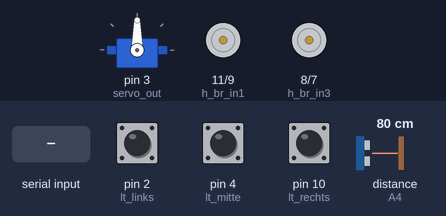
A sketch run on a simulated Arduino Uno, built with avr-gcc and run on an emulated ATmega328P. Parts: servo, motor-driver pin pairs drawn as motors (green arrow = first pin HIGH = forward, orange = second pin HIGH = backward, longer = more drive, scaled by the enable pin). Inputs (shaded band) come from the test bench; at power-on: distance to the obstacle (sensor on A4) 80 cm, pin 2 (lt_links) HIGH, pin 4 (lt_mitte) HIGH, pin 10 (lt_rechts) HIGH. The echo pulse lasts 58.3 µs per cm.

Above: at 1.2 s.
1.3 s: "line_tracking" received over Serial
At 2.5 s:
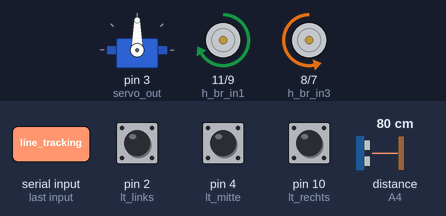
2.8 s: distance to the obstacle (sensor on A4) set to 23 cm
4.3 s: distance to the obstacle (sensor on A4) set to 19 cm
At 5.3 s:
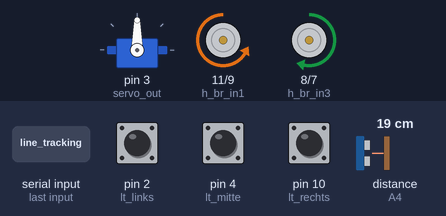
7.3 s: distance to the obstacle (sensor on A4) set to 35 cm
10.3 s: "automatik" received over Serial
11.8 s: pin 2 (lt_links) pulled LOW for 0.15 s
At 11.87 s:
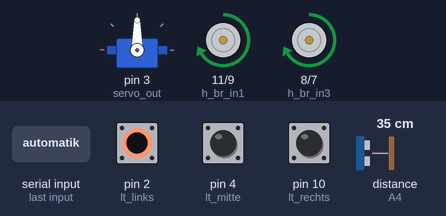
Timing chart, 0 to 14.4 s (numbered marks = the images above; inputs shaded):
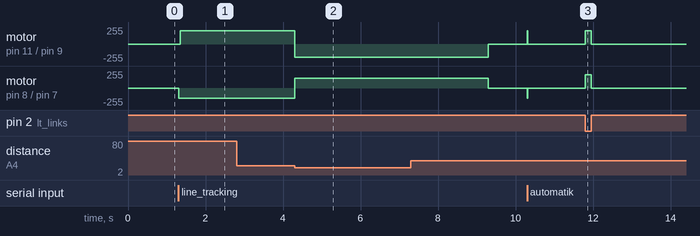

Measured:
- the behaviour switches between 21 and 20 cm on distance to the obstacle (sensor on A4) (found by bisection; images 1 and 2)
- after the input at 1.3 s, motor on pin 11 (h_br_in1) / pin 9 (h_br_in2): stopped → forward 200/255 after 0.05 s; motor on pin 8 (h_br_in3) / pin 7 (h_br_in4): stopped → backward 150/255 at once
- after the input at 2.8 s, every drawn part: stays the same
- after the input at 4.3 s, motor on pin 11 (h_br_in1) / pin 9 (h_br_in2): forward 200/255 → backward 200/255 at once; motor on pin 8 (h_br_in3) / pin 7 (h_br_in4): backward 150/255 → forward 150/255 at once
- after the input at 11.8 s, motor on pin 11 (h_br_in1) / pin 9 (h_br_in2), motor on pin 8 (h_br_in3) / pin 7 (h_br_in4): stopped → forward 200/255 at once, → stopped 0.15 s later

The sketch:

ArduinoCarCode.ino
```cpp
#include <Servo.h>
#include <IRremote.h>


#define lt_rechts 10 //Digital Input
#define lt_mitte 4   //Digital Input
#define lt_links 2   //Digital Input
#define servo_out 3  //Digital Output
#define h_br_en1 6
#define h_br_in1 11
#define h_br_in2 9
#define h_br_in3 8
#define h_br_in4 7
#define h_br_en2 5
#define ul_sonic_trig A5
#define ul_sonic_echo A4
#define infra_red 12
#define bt_rx 0
#define bt_tx 1
int ls_rechts, ls_links, ls_mitte = 0;

enum class IR_VALUE{
  // Nachschlage Liste fuer Infrarot werte
  NICHTS      = 0,
  VOR         = 70,
  LINKS       = 68,
  RECHTS      = 67,
  ZURRUECK    = 21,
  OK          = 64,
  VAL_1       = 22,
  VAL_2       = 25,
  VAL_3       = 13,
  VAL_4       = 12,
  VAL_5       = 24,
  VAL_6       = 94,
  VAL_7       = 8,
  VAL_8       = 28,
  VAL_9       = 90,
  VAL_0       = 82,
  STERN       = 66,
  HASHTAG     = 74
};

enum class BT_VALUE{
  //Nachschlage Liste fuer Bluetooth werte
  VOR =             'f',
  VORLINKS =        'q',
  VORRECHTS =       'e',
  ZURRUECK =        'z',
  ZURRUECKLINKS =   'x',
  ZURRUECKRECHTS =  'c',
  RECHTS =          'r',
  LINKS =           'l',
  STOP =            's',
  MANUELL =         'm',
  TRACKING =        't',
  AUTOMATIK =       'a'

};

class Hbridge {
  //H-Bruecken Klasse, um das Steuern der Motoren zu vereinfachen
public:
  void drive_forward(int speed = 200) {
    //Funktion zum Vorwaertsfahren
    motor_left_forward();
    motor_right_forward();

    analogWrite(h_br_en1, speed);
    analogWrite(h_br_en2, speed * 0.75);
  }

  void drive_backward(int speed = 200) {
    //Funktion zum Rueckwertsfahren
    motor_left_backward();
    motor_right_backward();

    analogWrite(h_br_en1, speed);
    analogWrite(h_br_en2, speed * 0.75);
  }

  void stop() {
    //Funktion zum Stoppen der Motoren
    analogWrite(h_br_en1, 0);
    analogWrite(h_br_en2, 0);
  }

  void turn_right(int speed = 200) {
    // Im bogen rechts einbiegen
    motor_left_forward();
    motor_right_forward();

    analogWrite(h_br_en1, speed/4);
    analogWrite(h_br_en2, speed);
  }

  void turn_right_90_degrees(int speed = 125) {
    // Faehrt im Bogen 90 grad rueckwerts
    stop();

    digitalWrite(h_br_in1, LOW);
    digitalWrite(h_br_in2, HIGH);
    digitalWrite(h_br_in3, HIGH);
    digitalWrite(h_br_in4, LOW);
    analogWrite(h_br_en1, speed);
    analogWrite(h_br_en2, 1);

    delay(3000); // Adjust as needed

    stop();
  }

  void turn_left(int speed = 200) {
    // Im bogen Links einbiegen

    motor_left_forward();
    motor_right_forward();

    analogWrite(h_br_en1, speed);
    analogWrite(h_br_en2, speed/4);
  }

  void turn_left_backward(int speed = 200) {
    // Im bogen Links einbiegen

    motor_left_backward();
    motor_right_backward();

    analogWrite(h_br_en1, speed);
    analogWrite(h_br_en2, speed/4);
  }

  void turn_right_backward(int speed = 200) {
    // Im bogen Links einbiegen

    motor_left_backward();
    motor_right_backward();

    analogWrite(h_br_en1, speed/4);
    analogWrite(h_br_en2, speed);
  }

  void turn_left_90_degrees(int speed = 125) {
    // Faehrt im Bogen 90 grad rueckwerts
    stop();
    digitalWrite(h_br_in1, HIGH);
    digitalWrite(h_br_in2, LOW);
    digitalWrite(h_br_in3, LOW);
    digitalWrite(h_br_in4, HIGH);
    analogWrite(h_br_en1, speed);
    analogWrite(h_br_en2, 1);

    delay(3000); // Adjust as needed

    stop();
  }

  void spin_right(int speed = 200){
    // Auf der Stelle rechts drehen
    motor_right_forward();
    motor_left_backward();

    analogWrite(h_br_en1, speed);
    analogWrite(h_br_en2, speed);
  }

  void spin_left(int speed = 200){
    // Auf der Stelle links drehen
    motor_right_backward();
    motor_left_forward();

    analogWrite(h_br_en1, speed);
    analogWrite(h_br_en2, speed);
  }

private:
  void motor_left_forward() {
    //Motor links vorwaerts
    digitalWrite(h_br_in1, HIGH);  // Motor 1 vor
    digitalWrite(h_br_in2, LOW);
  }

  void motor_right_forward() {
    //Motor rechts vorwaerts
    digitalWrite(h_br_in3, LOW);  // Motor 1 vor
    digitalWrite(h_br_in4, HIGH);
  }

  void motor_left_backward() {
    //Motor links rueckwaerts
    digitalWrite(h_br_in1, LOW);  // Motor 1 rückwärts
    digitalWrite(h_br_in2, HIGH);
  }

  void motor_right_backward() {
    //Motor rechts rueckwerts
    digitalWrite(h_br_in3, HIGH);  // Motor 1 rückwärts
    digitalWrite(h_br_in4, LOW);
  }

  void motor_right_stop() {
    //Motor rechts stoppen
    digitalWrite(h_br_in3, LOW);  // Motor 1 vor
    digitalWrite(h_br_in4, LOW);
  }

  void motor_left_stop() {
    // Motor links stoppen
    digitalWrite(h_br_in1, LOW);  // Motor 1 vor
    digitalWrite(h_br_in2, LOW);
  }
};

class LineTracking{
  // Linetracking Modul, um das Steuern zu vereinfachen
  public:
    explicit LineTracking(Hbridge h_bridge){
      this->h_bridge = h_bridge;
    }

    void line_tracking(){
      //Linetracking Funktion
      get_sensor_vals();
      if (ls_mitte) {
          h_bridge.drive_forward(150);
      } else if (ls_rechts) {
          h_bridge.spin_right();

          while (ls_rechts) {
            h_bridge.spin_right();
            get_sensor_vals();
          }
          h_bridge.stop();
      } else if (ls_links) {
          h_bridge.spin_left();

          while (ls_links) {
            get_sensor_vals();
            h_bridge.spin_left();
          }
          h_bridge.stop();
      } else {

          h_bridge.stop();
      }
    }

  private:
    Hbridge h_bridge; // Benoetig Zugriff auf die H-Bruecke zum steuern der Motoren
    void get_sensor_vals(){
      //Die Aktuellen Sensorwerte einlesen
      // Links, Mitte, Rechts
      ls_links = !digitalRead(lt_links);
      ls_mitte = !digitalRead(lt_mitte);
      ls_rechts = !digitalRead(lt_rechts);

      return;
    }
};

class SuperSonic{ // Klasse fuer den Ultraschall sensor zum vereinfachen der Steuerung

  public:
      int get_distance(){
          // Funktion zum erhalten des Frontralen abstand in mm
          digitalWrite(ul_sonic_trig, LOW);
          delayMicroseconds(2);
          digitalWrite(ul_sonic_trig, HIGH);
          delayMicroseconds(10);
          digitalWrite(ul_sonic_trig, LOW);
          unsigned long duration = pulseIn(ul_sonic_echo, HIGH);
          return int((duration * 0.0343)/2);
      }

  };

class ServoMotor{ // Klasse zur vereinfachten Steuerung des Servo motors
  private:
      Servo servo; // Zugriff auf den Servo motor
      int start_pos = 90; //Standard position 90 degrees
      SuperSonic sonic_sensor = SuperSonic(); // Zugriff auf den Ultraschall sensor
      int min_pos = 30;
      int max_pos = 150;
      int pos = 90;
      int** data_array;

  public:
      void set_servo(Servo new_servo){
          // Funktion zum setzen des Servos
          this->servo = new_servo;
          servo.write(start_pos); // Standart Position anfahren
      }

      int get_frontal_distance(){
        // Erhalten des Frontalen abstand, da die get_distance() Funktion Privat ist
        return this->sonic_sensor.get_distance();
      }

      int** get_cords(int delay_time = 20){
        // Erstellen eines 2D Arrays, um die Postionen zu erfassen bsp: [[80,40],[70,44],[60, 55]]
        //                                                              [[Grad, Abstand],[Grad, Abstand],[Grad,Abstand]...]
        int entries = 13;
        int step = 0;
        int** data_array = new int*[entries]; // Das grosses Array fuer 12  Eintraege erstellen

        for (int i = 0; i < entries; ++i) {
          data_array[i] = new int[2];        // Innere Arrays Erstellen [[2], [2], [2]...] -> [Grad, Wert]
        }
        if(pos < 90){
          servo.write(30);
          delay(delay_time*3);

          for(pos = 30; pos <= 150; pos++){
            servo.write(pos);
            delay(delay_time);
            if((pos % 10) == 0){
              data_array[step][0] = pos;
              data_array[step][1] = sonic_sensor.get_distance();
              step++;
            }
          }
        }  else {
          servo.write(150);
          delay(delay_time*3);

          for(pos = 150; pos >= 30; pos--){
            servo.write(pos);
            delay(delay_time);
            if((pos % 10) == 0){
              data_array[step][0] = pos;
              data_array[step][1] = sonic_sensor.get_distance();
              step++;
            }
          }
        }
        return data_array;
    }

    void deconstruct_data_array(){
      // Funktion zum Freigeben des Speichers nach nutzung des get_Cords Arrays
      for (int i = 0; i < 13; ++i) {
        delete[] this->data_array[i];
      }
        delete[] data_array;
      }


  };

class Car { // Klasse zum Steuern des Autos zum vereinfachen der Steuerung
  public:
    String mode{}; // Modus wie z.b 'manuell'
    ServoMotor servo_motor = ServoMotor(); //Servo Motor Initialisieren
    Hbridge h_bruecke = Hbridge(); // H-Bruecke Initialisieren
    LineTracking line_tracking_modul = LineTracking(h_bruecke); // LineTracking Modul Initialisieren
    bool on_off = false; // Auto An/Aus Schalten
    int** data_array; // Platzhalter fuer die get_cords() Funktion aus dem Servo Motor
    String richtung{}; //WIRD FUER DEN MANUELLEN MODUS VERWENDET


    explicit Car(Servo new_servo) {
      // Konstruktor der Klasse
      mode = "manuell";
      this->servo_motor.set_servo(new_servo);
      this->richtung = "STOP";
    }

    void start(){ // Funktion zum Starten des Autos bzw. unser Main Loop
      this->on_off = true;
      while(on_off){
        //Verschiedene Modis Starten
        while(this->mode.equals("line_tracking")){
          //Linetracking starten
          line_tracking_modul.line_tracking();
          // Schauen, ob es veraenderungen im Bluetooth Modul gibt, wie z.b neue Daten im Buffer
          bluetooth_handler();
        }
        while (this->mode.equals("manuell")) {
          //Manuell starten
          manuell();
          // Schauen, ob es veraenderungen im Bluetooth Modul gibt, wie z.b neue Daten im Buffer
          bluetooth_handler();
        }
        while (this->mode.equals("automatik")) {
          //Automatik starten
          automatisches_fahren_mit_ausweichen();
          // Schauen, ob es veraenderungen im Bluetooth Modul gibt, wie z.b neue Daten im Buffer
          bluetooth_handler();
        }

      }
    }

private:

    void automatisches_fahren_mit_ausweichen(int sicherheitsabstand = 20) {
      //Funktion fuer den Automatik modus
      int entfernung = this->servo_motor.get_frontal_distance();
      if (entfernung < sicherheitsabstand) {
          h_bruecke.drive_backward();
          delay(2000); // 2 Sekunden warten
          h_bruecke.stop(); // Anhalten
          h_bruecke.turn_right_90_degrees(); // Nach rechts abbiegen
          delay(1000); // 1 Sekunde warten
          h_bruecke.stop(); // Anhalten
          h_bruecke.drive_forward(); // Vorwärts fahren
        } else{
          h_bruecke.drive_forward();
        }
  }

    void manuell(){
      //Funktion fuer den Manuellen Modus
      if(this->richtung.equals("VOR")){
        h_bruecke.drive_forward(255);
      }else if (this->richtung.equals("VORRECHTS")) {
        h_bruecke.turn_right(255);
      }else if (this->richtung.equals("VORLINKS")) {
        h_bruecke.turn_left(255);
      }else if (this->richtung.equals("ZURRUECK")) {
        h_bruecke.drive_backward(255);
      }else if (this->richtung.equals("ZURRUECKLINKS")) {
        h_bruecke.turn_left_backward(255);
      }else if (this->richtung.equals("ZURRUECKRECHTS")) {
        h_bruecke.turn_right_backward(255);
      }

      else if (this->richtung.equals("RECHTS")) {
        h_bruecke.spin_right(255);
      }else if (this->richtung.equals("LINKS")) {
        h_bruecke.spin_left(255
        );
      }else {
        h_bruecke.stop();
      }
    }

    void print_cords(){
      // Funtion zum Printen der Aktuellen Koordinaten im Umkreis
      int** data_array = servo_motor.get_cords();
      for (int i = 0; i < 13; ++i) {
        Serial.print("[");
        Serial.print(i);
        Serial.print("] Degrees: ");
        Serial.print(data_array[i][0]);
        Serial.print(" Distance: ");
        Serial.print(data_array[i][1]);
        Serial.println();
    }
      deconstruct_data_array(data_array);
      servo_motor.deconstruct_data_array();
    }

    void deconstruct_data_array(int** data_array){
      for (int i = 0; i < 13; ++i) {
        delete[] data_array[i];
    }
        delete[] data_array;
    }

    void bluetooth_handler(){
      // Funktion zum Handlen von Bluetooth Modul
      if(Serial.available()){ // Wenn Etwas im Buffer steht
        BT_VALUE value = (BT_VALUE) Serial.read();
        switch (value) { // Kontroll Logik
          case BT_VALUE::VOR:
            this->richtung = "VOR";
            break;
          case BT_VALUE::VORLINKS:
            this->richtung = "VORLINKS";
            break;
          case BT_VALUE::VORRECHTS:
            this->richtung = "VORRECHTS";
            break;
          case BT_VALUE::ZURRUECK:
            this->richtung = "ZURRUECK";
              break;
          case BT_VALUE::LINKS:
            this->richtung = "LINKS";
            break;
          case BT_VALUE::ZURRUECKLINKS:
            this->richtung = "ZURRUECKLINKS";
            break;
          case BT_VALUE::ZURRUECKRECHTS:
            this->richtung = "ZURRUECKRECHTS";
            break;
          case BT_VALUE::RECHTS:
            this->richtung = "RECHTS";
            break;
          case BT_VALUE::STOP:
            this->richtung = "STOP";
            break;
          case BT_VALUE::MANUELL:
            this->mode = "manuell";
            break;
          case BT_VALUE::AUTOMATIK:
            this->mode = "automatik";
            break;
          case BT_VALUE::TRACKING:
            this->mode = "line_tracking";
            break;
          default:
            break;
        }
      }
    }

    void infra_red_handler(){
      // Funktion zur Kontrolle via Infrarot
      if (IrReceiver.decode())// Wenn etwas im Infrarot buffer steht
       {
        IR_VALUE value = (IR_VALUE) IrReceiver.decodedIRData.command;
        IrReceiver.resume();
        switch (value) { // Kontroll Logik
          //Modus wechsel => # + 1/2/3
          case IR_VALUE::HASHTAG:
            while (!IrReceiver.decode()) {
              continue;
            }
            switch ((IR_VALUE) IrReceiver.decodedIRData.command){
              case IR_VALUE::VAL_1:
              this->mode = "manuell";
              break;
            case IR_VALUE::VAL_2:
              this->mode = "automatik";
              break;
            case IR_VALUE::VAL_3:
              this->mode = "line_tracking";
              break;
            default:
              break;
            }
          case IR_VALUE::VOR:
            this->richtung = "VOR";
            break;
          case IR_VALUE::ZURRUECK:
            this->richtung = "ZURRUECK";
            break;
          case IR_VALUE::RECHTS:
            this->richtung = "RECHTS";
            break;
          case IR_VALUE::LINKS:
            this->richtung = "LINKS";
            break;
          case IR_VALUE::OK:
            this->richtung = "STOP";
          default:
            break;
        }
    }
  }}
  ;

Servo servo_motor;
Car car(servo_motor);

void setup() {
    Serial.begin(9600);
    IrReceiver.begin(infra_red);
    pinMode(lt_rechts, INPUT_PULLUP);
    pinMode(lt_mitte, INPUT_PULLUP);
    pinMode(lt_links, INPUT_PULLUP);
    pinMode(h_br_en1, OUTPUT);
    pinMode(h_br_en2, OUTPUT);
    pinMode(h_br_in1, OUTPUT);
    pinMode(h_br_in2, OUTPUT);
    pinMode(h_br_in3, OUTPUT);
    pinMode(h_br_in4, OUTPUT);
    pinMode(infra_red, INPUT_PULLUP);
    pinMode(ul_sonic_echo, INPUT_PULLUP);
    pinMode(ul_sonic_trig, OUTPUT);
    servo_motor.attach(servo_out);

}

void loop() {
    car.start();
  }
```
